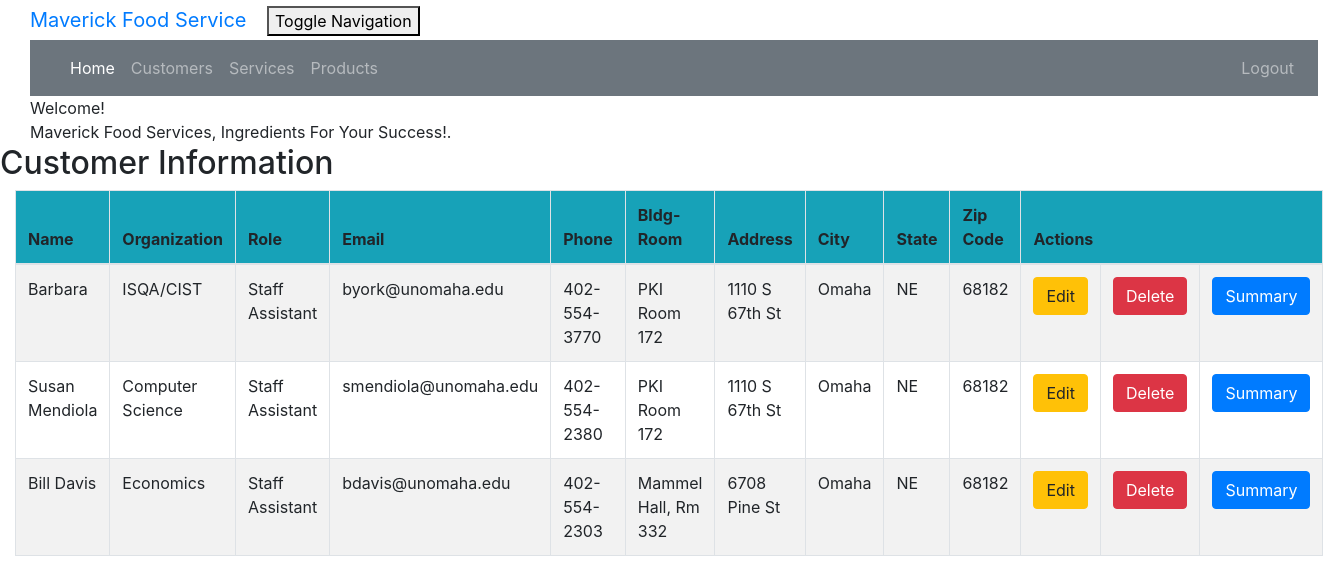
/customer_list (signed in), run on the app's committed database.
### crm/models.py (models this page shows, shortened)
class Customer(models.Model):
    cust_name = models.CharField(max_length=50)
    email = models.EmailField(max_length=100)
    phone = models.CharField(max_length=20)
    bldgroom = models.CharField(max_length=100)
    address = models.CharField(max_length=200)
    city = models.CharField(max_length=50)
    state = models.CharField(max_length=50)
    zipcode = models.CharField(max_length=10)
    organization = models.CharField(max_length=100)
    role = models.CharField(max_length=100)

### crm/views.py (the view)
# urls.py: path('customer_list', views.customer_list, name='customer_list'),
@login_required
def customer_list(request):
    customer = Customer.objects.filter()
    return render(request, 'crm/customer_list.html',
                  {'customers': customer})

### crm/templates/crm/customer_list.html (shortened to what this page needs)
<!DOCTYPE html>
<html lang="en">
{% extends 'crm/base.html' %}
{% block content %}
    <html lang="en">
    <head>
    </head>
    <body class="bodylist">
    <div class="container">
        <div class="panel panel-primary">
            <div class="panel-heading">Welcome!</div>
            <div class="panel-body">
                Maverick Food Services, Ingredients For Your Success!.
            </div>
        </div>
    </div>
    <div class="row">
        <h2>Customer Information</h2>
    </div>
    <div>
        <table class="table table-striped table-bordered table-hover w-auto">
            <thead>
            <tr class="bg-info">
                <th>Name</th>
                <th>Organization</th>
                <th>Role</th>
                <th>Email</th>
                <th>Phone</th>
                <th>Bldg-Room</th>
                <th>Address</th>
                <th>City</th>
                <th>State</th>
                <th>Zip Code</th>
                <th colspan="3">Actions</th>
            </tr>
            </thead>
            <tbody>
            {% for customer in customers %}
                <tr>
                    <td>{{ customer.cust_name }}</td>
                    <td>{{ customer.organization }}</td>
                    <td>{{ customer.role }}</td>
                    <td>{{ customer.email }}</td>
                    <td>{{ customer.phone }}</td>
                    <td>{{ customer.bldgroom }}</td>
                    <td>{{ customer.address }}</td>
                    <td>{{ customer.city }}</td>
                    <td>{{ customer.state }}</td>
                    <td>{{ customer.zipcode }}</td>
                    <td><a href="{% url 'crm:customer_edit' pk=customer.pk %}"
                           class="btn btn-warning">Edit</a></td>
                    <td><a href="{% url 'crm:customer_delete' pk=customer.pk %}"
                           onclick="return confirm('Are you sure you want to delete?')"
                           class="btn btn-danger">Delete</a>
                    </td>
                    <td><a href="{% url 'crm:summary' pk=customer.pk %}"
                           class="btn btn-primary">Summary</a>
                    </td>
                </tr>
            {% endfor %}
            </tbody>
        </table>
    </div>
    </body>
    </html>
{% endblock %}

### crm/templates/crm/base.html (shortened to what this page needs)
<!DOCTYPE html>
{% load static %}
<html lang="en">
<link rel="stylesheet" href="https://cdn.jsdelivr.net/npm/bootstrap@4.6.1/dist/css/bootstrap.min.css">
<link rel="stylesheet" href="{% static "css/portfolio.css" %}">
<div class="container-fluid">
    <div class="navbar-header">
        <a class="navbar-brand" href="">
            Maverick Food Service
        </a>
        <button type="button" class="navbar-toggle" data-toggle="collapse"
                data-target="#myNavbar" aria-controls="myNavbar">
            Toggle Navigation
        </button>
    </div>
    <nav class="navbar navbar-expand-md bg-secondary navbar-dark" id="myNavbar">
        <ul class="navbar-nav mr-auto">
            <li class="nav-item active">
                <a class="nav-link" href="{% url 'crm:home' %}">Home</a>
            </li>
            <li class="nav-item">
                <a class="nav-link" href="{% url 'crm:customer_list' %}">Customers</a>
            </li>
            <li class="nav-item">
                <a class="nav-link" href="{% url 'crm:service_list' %}">Services</a>
            </li>
            <li class="nav-item">
                <a class="nav-link" href="{% url 'crm:product_list' %}">Products</a>
            </li>
        </ul>
        <ul class="nav navbar-nav ml-auto">
            {% if user.is_authenticated %}
                <li><a class="nav-link" href="{% url 'logout' %}">Logout</a>
                </li>
            {% else %}
                <li><a class="nav-link" href="{% url 'login' %}"><span class="glyphicon glyphicon-log-in"></span>Login</a>
                </li>
            {% endif %}
        </ul>
    </nav>
</div>
<body id="app-layout">
<div class="row">
    <div class="col-md-8">
        {% block content %}
        {% endblock %}
    </div>
</div>
</body>
</html>

### crm/static/css/portfolio.css (style rules this page uses)
body { padding-left: 15px; }

### data on the page
Customer: cust_name "Barbara", organization "ISQA/CIST", role "Staff Assistant", email "byork@unomaha.edu", phone "402-554-3770", bldgroom "PKI Room 172", address "1110 S 67th St", city "Omaha", state "NE", zipcode "68182"
Customer: cust_name "Susan Mendiola", organization "Computer Science", role "Staff Assistant", email "smendiola@unomaha.edu", phone "402-554-2380", bldgroom "PKI Room 172", address "1110 S 67th St", city "Omaha", state "NE", zipcode "68182"
Customer: cust_name "Bill Davis", organization "Economics", role "Staff Assistant", email "bdavis@unomaha.edu", phone "402-554-2303", bldgroom "Mammel Hall, Rm 332", address "6708 Pine St", city "Omaha", state "NE", zipcode "68182"
